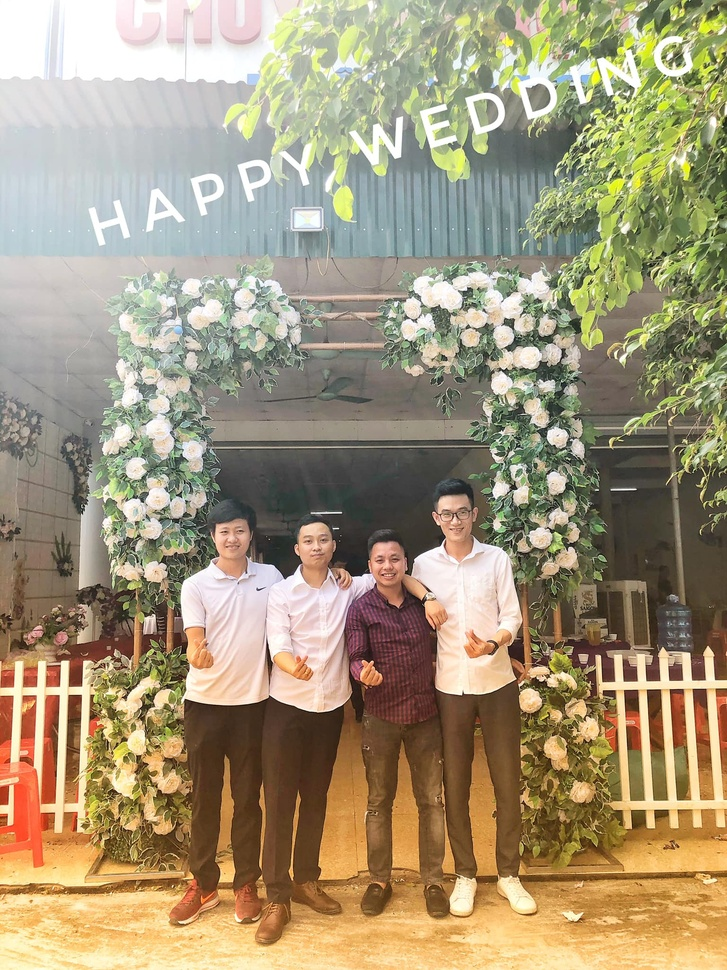
#> input picture a.jpg, 727 x 970 px, shrunk from 1536 x 2048 before the run
$ python process_image.py
#> lines starting #> are read from the running program, lines starting #| are printed output that depends on the picture
import matplotlib.pyplot as plt
from sklearn.cluster import KMeans
import numpy

img = plt.imread("a.jpg")
#> img is the input picture: shape (970, 727, 3); mean R, G, B 163.8, 150.5, 121.9

width = img.shape[0]
#> width = 970
height = img.shape[1]
#> height = 727

# print(img.shape)

img = img.reshape(width*height,3)

kmeans = KMeans(n_clusters=4).fit(img)
labels = kmeans.predict(img)
clusters=kmeans.cluster_centers_
#> clusters = [[89.72, 71.82, 48.84], [223.7, 219.5, 203.6], [144.5, 141.5, 116.9], [221.2, 180.7, 108.7]]

# print(labels)
# print(clusters)

img2 = numpy.zeros_like(img)
print(img2.shape)
#| (705190, 3)

for i in range(len(img2)):
	img2[i] = clusters[labels[i]]

img2 = img2.reshape(width,height,3)
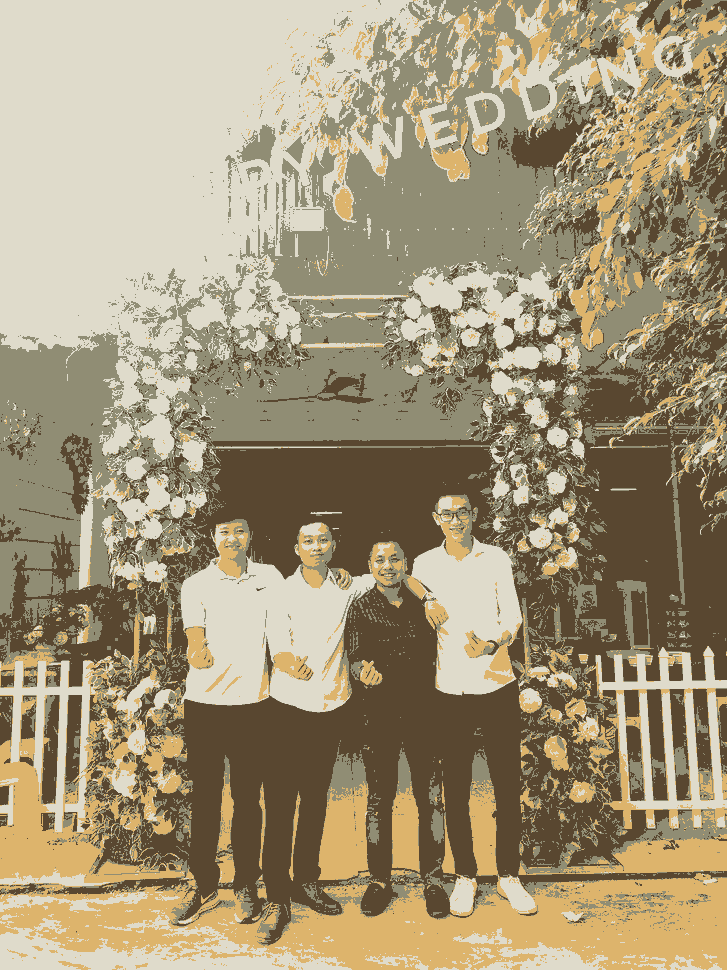
#> img2: shape (970, 727, 3); mean of channels 0, 1, 2 163.1, 149.9, 121.1; drawn as R, G, B

plt.imshow(img2)
plt.show()
